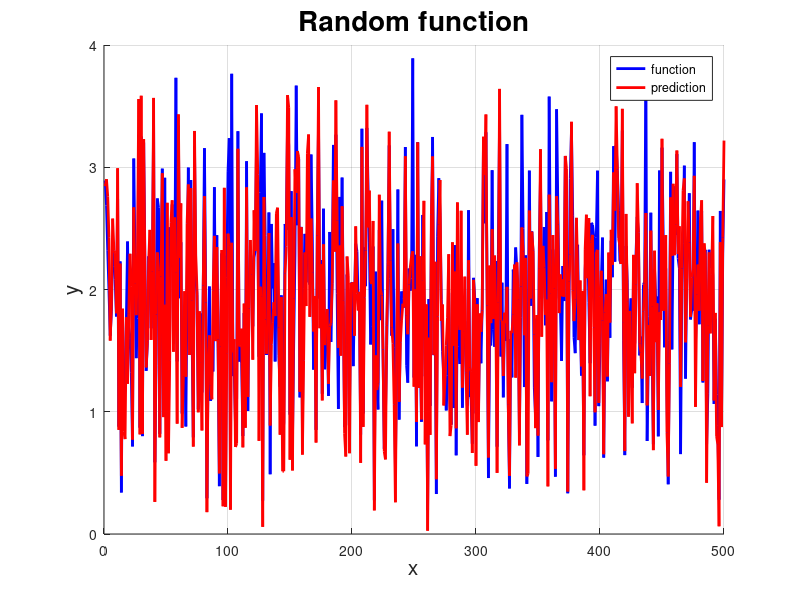

Reproduce this figure in MATLAB.
%% Ian Mu;oz Nu;ez - RBF (Redes Neuronales de Base Radial)

close all
clear
clc

pkg load statistics

xl = 0; % Limite inferior de la funcion
xu = 1; % Limite superior de la funcion
n = 500; % Numero de elementos en el patron de entrada

x1 = xl + (xu-xl) * rand(1,n);
x2 = xl + (xu-xl) * rand(1,n);
x = [x1; x2]; % Patron de entrada
y = (1.3356 .* (1.5 .* (1 - x1)) + (exp(2 .* x1 - 1) .* sin(3 .* pi .* (x1 - 0.6).^2)) + (exp(3 .* (x2 - 0.5)) .* sin(4 .* pi .* (x2 - 0.9).^ 2))); % Salida deseada

k = 20; % Numero de nucleos

[~, mu] = kmeans(x', k); % Distribucion de los nucleos
mu = mu';

sigma = (max(max(mu))-min(min(mu)))/sqrt(2*k); % Desviacion estandar

G = zeros(n,k); % Matriz para la funcion de base radial
for i= 1:k
    for j= 1:n
        dist = norm(x(:,j)-mu(:,i), 2); % Distancia Euclidiana
        G(j,i) = exp(-(dist^2)/(2*(sigma^2))); % Funcion de Base Radial
    end
end

W = pinv(G) * y'; % Calculo de los pesos de la red

G = zeros(n,k); % Matriz para la funcion de base radial
for i= 1:k
    for j= 1:n
        dist = norm(x(:,j)-mu(:,i), 2); % Distancia Euclidiana
        G(j,i) = exp(-(dist^2)/(2*(sigma^2))); % Funcion de Base Radial
    end
end

yp = G * W; % Prediccion de la red

figure(1)
hold on
grid on

plot(y, 'b-', 'LineWidth', 2)
plot(yp, 'r-', 'LineWidth', 2)

title("Random function", 'FontSize', 20)
xlabel('x', 'FontSize', 15)
ylabel('y', 'FontSize', 15)
legend('function', 'prediction')
